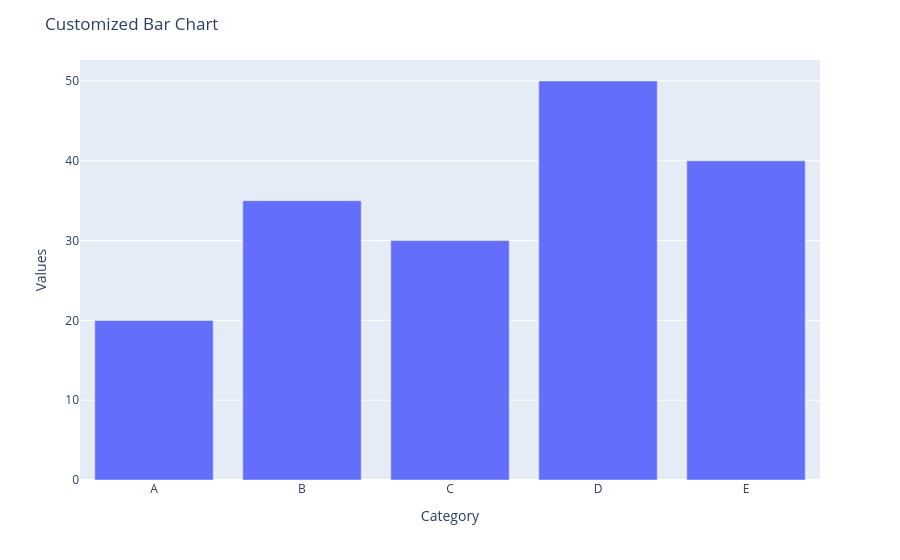

Notebook code cell kept with this figure:
### Code cell
#This example shows how to customize the axes labels and title of a Plotly bar chart. 
# The data is first stored in a pandas DataFrame with a Category column and a Value column, and then px.bar() creates a basic bar plot. The update_layout() method is used to set the x‑axis label to "Category", the y‑axis label to "Values", 
# the overall title to "Customized Bar Chart", 
# before displaying the interactive chart with fig.show().
import plotly.express as px
import pandas as pd 
data = {"Category":['A','B','C','D','E'], "Value":[20,35,30,50,40]}
df=pd.DataFrame(data)
fig = px.bar(df,x='Category',y='Value')
fig.update_layout(xaxis_title="Category",yaxis_title="Values",title="Customized Bar Chart")
fig.show()

### Figure 1 — Plotly figure (JSON) as saved in the notebook; plotly's stock layout.template omitted (floating-point values rounded to 4 significant figures)
{"data": [{"hovertemplate": "Category=%{x}<br>Value=%{y}<extra></extra>", "legendgroup": "", "marker": {"color": "#636efa", "pattern": {"shape": ""}}, "name": "", "orientation": "v", "showlegend": false, "textposition": "auto", "type": "bar", "x": ["A", "B", "C", "D", "E"], "xaxis": "x", "y": [20, 35, 30, 50, 40], "yaxis": "y"}], "layout": {"barmode": "relative", "legend": {"tracegroupgap": 0}, "margin": {"t": 60}, "title": {"text": "Customized Bar Chart"}, "xaxis": {"anchor": "y", "domain": [0, 1], "title": {"text": "Category"}}, "yaxis": {"anchor": "x", "domain": [0, 1], "title": {"text": "Values"}}}}
